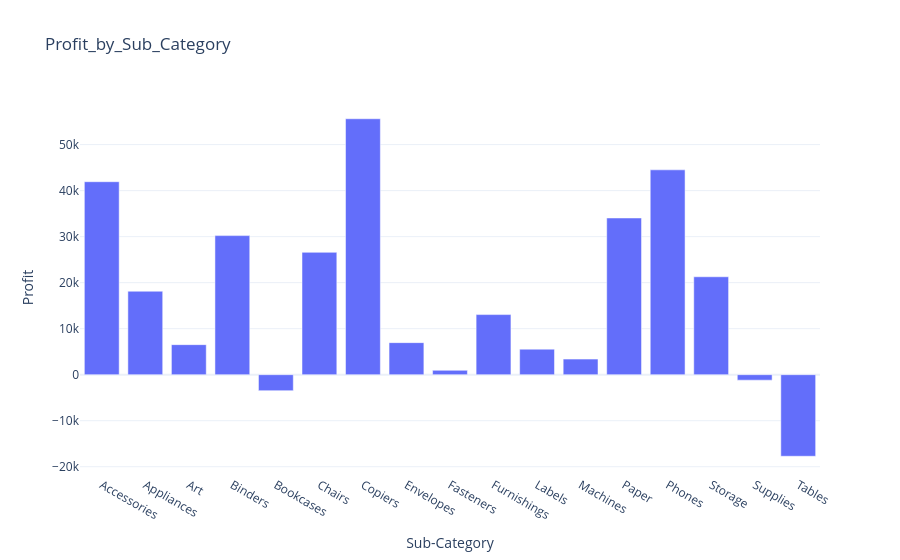

The notebook cell saved with this chart:
### Markdown cell above
#Profit by Sun Category

### Code cell
Profit_by_Sub_Category = data.groupby('Sub-Category')['Profit'].sum().reset_index()

Profit_by_Sub_Category

fig = px.bar(Profit_by_Sub_Category,
             x= 'Sub-Category',
             y= 'Profit',
             title= "Profit_by_Sub_Category")

fig.show()

### Figure 1 — Plotly figure (JSON) as saved in the notebook; plotly's stock layout.template omitted (floating-point values rounded to 4 significant figures)
{"data": [{"alignmentgroup": "True", "hovertemplate": "Sub-Category=%{x}<br>Profit=%{y}<extra></extra>", "legendgroup": "", "marker": {"color": "#636efa", "pattern": {"shape": ""}}, "name": "", "offsetgroup": "", "orientation": "v", "showlegend": false, "textposition": "auto", "type": "bar", "x": ["Accessories", "Appliances", "Art", "Binders", "Bookcases", "Chairs", "Copiers", "Envelopes", "Fasteners", "Furnishings", "Labels", "Machines", "Paper", "Phones", "Storage", "Supplies", "Tables"], "xaxis": "x", "y": [41940.0, 18140.0, 6528.0, 30220.0, -3473.0, 26590.0, 55620.0, 6964.0, 949.5, 13060.0, 5546.0, 3385.0, 34050.0, 44520.0, 21280.0, -1189.0, -17730.0], "yaxis": "y"}], "layout": {"barmode": "relative", "legend": {"tracegroupgap": 0}, "title": {"text": "Profit_by_Sub_Category"}, "xaxis": {"anchor": "y", "domain": [0, 1], "title": {"text": "Sub-Category"}}, "yaxis": {"anchor": "x", "domain": [0, 1], "title": {"text": "Profit"}}}}
